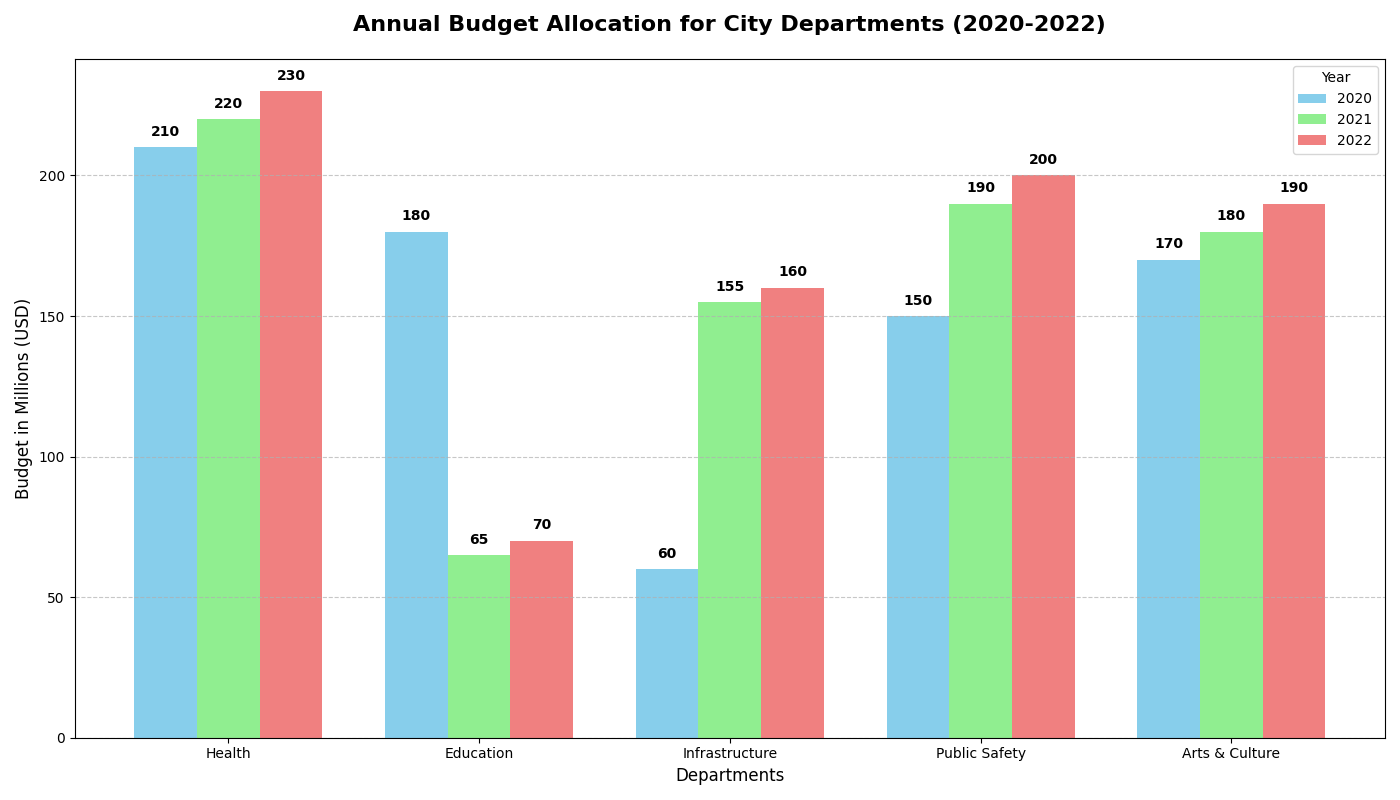

Recreate this plot in Python.
import matplotlib.pyplot as plt
import numpy as np

years = ['2020', '2021', '2022']
departments = ['Health', 'Education', 'Infrastructure', 'Public Safety', 'Arts & Culture']
# Manually shuffled budget allocations
budget_2020 = [210, 180, 60, 150, 170]
budget_2021 = [220, 65, 155, 190, 180]
budget_2022 = [230, 70, 160, 200, 190]

x = np.arange(len(departments))
width = 0.25

fig, ax = plt.subplots(figsize=(14, 8))

# Bar charts for each year with shuffled budgets
bars_2020 = ax.bar(x - width, budget_2020, width, label='2020', color='skyblue')
bars_2021 = ax.bar(x, budget_2021, width, label='2021', color='lightgreen')
bars_2022 = ax.bar(x + width, budget_2022, width, label='2022', color='lightcoral')

ax.set_title('Annual Budget Allocation for City Departments (2020-2022)', fontsize=16, fontweight='bold', pad=20)
ax.set_xlabel('Departments', fontsize=12)
ax.set_ylabel('Budget in Millions (USD)', fontsize=12)
ax.set_xticks(x)
ax.set_xticklabels(departments)
ax.grid(axis='y', linestyle='--', alpha=0.7)
ax.legend(title='Year', fontsize=10)

def add_labels(ax, bars):
    for bar in bars:
        yval = bar.get_height()
        ax.text(bar.get_x() + bar.get_width() / 2, yval + 3, f'{yval}', ha='center', va='bottom', fontsize=10, fontweight='bold')

add_labels(ax, bars_2020)
add_labels(ax, bars_2021)
add_labels(ax, bars_2022)

plt.tight_layout()
plt.show()
